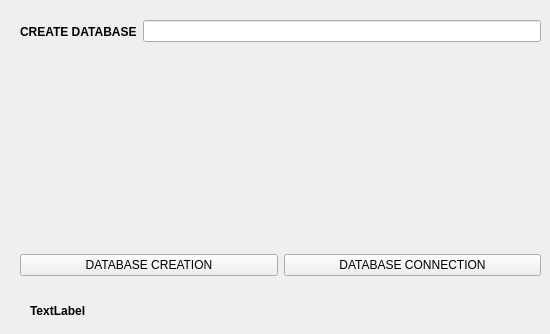
<?xml version="1.0" encoding="UTF-8"?>
<ui version="4.0">
 <class>Form</class>
 <widget class="QWidget" name="Form">
  <property name="geometry">
   <rect>
    <x>0</x>
    <y>0</y>
    <width>550</width>
    <height>334</height>
   </rect>
  </property>
  <property name="windowTitle">
   <string>Form</string>
  </property>
  <widget class="QLabel" name="label_2">
   <property name="geometry">
    <rect>
     <x>30</x>
     <y>300</y>
     <width>481</width>
     <height>21</height>
    </rect>
   </property>
   <property name="font">
    <font>
     <pointsize>9</pointsize>
     <weight>75</weight>
     <bold>true</bold>
    </font>
   </property>
   <property name="text">
    <string>TextLabel</string>
   </property>
  </widget>
  <widget class="QWidget" name="">
   <property name="geometry">
    <rect>
     <x>20</x>
     <y>11</y>
     <width>521</width>
     <height>41</height>
    </rect>
   </property>
   <layout class="QHBoxLayout" name="horizontalLayout">
    <item>
     <widget class="QLabel" name="label">
      <property name="font">
       <font>
        <weight>75</weight>
        <bold>true</bold>
       </font>
      </property>
      <property name="text">
       <string>CREATE DATABASE</string>
      </property>
     </widget>
    </item>
    <item>
     <widget class="QLineEdit" name="lineEdit"/>
    </item>
   </layout>
  </widget>
  <widget class="QWidget" name="">
   <property name="geometry">
    <rect>
     <x>20</x>
     <y>240</y>
     <width>521</width>
     <height>51</height>
    </rect>
   </property>
   <layout class="QHBoxLayout" name="horizontalLayout_2">
    <item>
     <widget class="QPushButton" name="pushButton">
      <property name="text">
       <string>DATABASE CREATION</string>
      </property>
     </widget>
    </item>
    <item>
     <widget class="QPushButton" name="pushButton_2">
      <property name="text">
       <string>DATABASE CONNECTION</string>
      </property>
     </widget>
    </item>
   </layout>
  </widget>
 </widget>
 <resources/>
 <connections/>
</ui>
